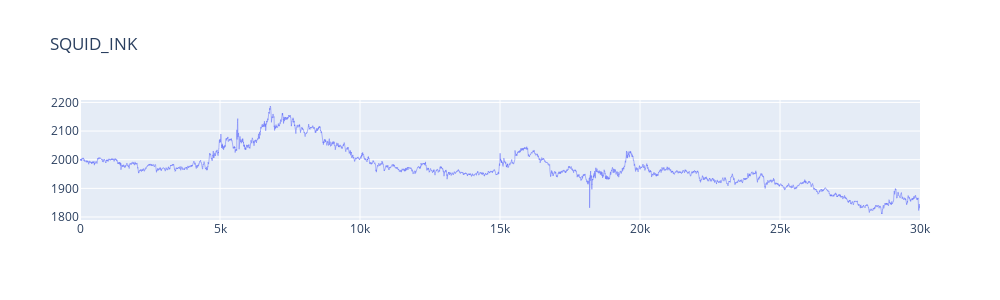
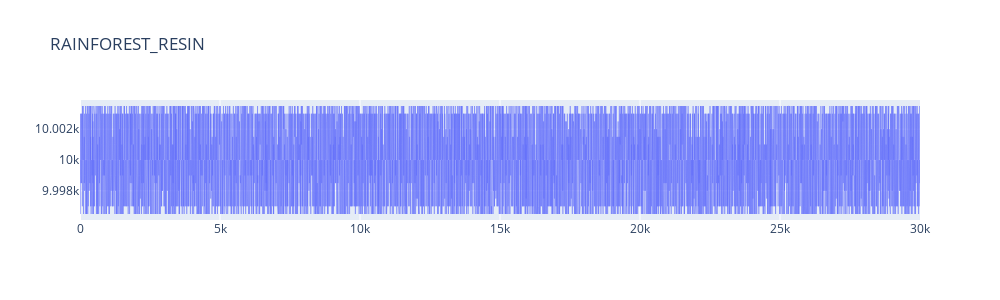
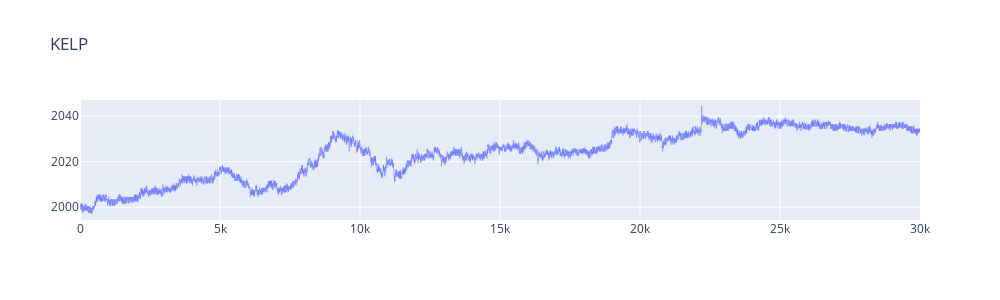

The notebook cell these images were saved under, in order:
### Code cell
import csv
import matplotlib.pyplot as plt
import numpy as np
import plotly.graph_objects as go


def getNumber(val):
    try:
        return float(val)
    except:
        return val

def prefixSum(arr):
    for i in range(1,len(arr)):
        arr[i]+=arr[i-1]
    return arr

def readTradeCSV(filename):
    with open(filename, 'r') as file:
        csvreader = csv.reader(file,delimiter=';')
        header = next(csvreader)
        res = []
        for row in csvreader:
            nrow = [getNumber(val) for val in row]
            res+=[dict(zip(header,nrow))]
        return res

entries = readTradeCSV("Data/round-1-island-data-bottle/prices_combined.csv")
# entries += readTradeCSV("Data/round-1-island-data-bottle/prices_round_1_day_-1.csv")
# entries += readTradeCSV("Data/round-1-island-data-bottle/prices_round_1_day_0.csv")
# # entries = readTradeCSV("r1_bad_money.csv")
# # print(len(entries))
# with open('Data/round-1-island-data-bottle/prices_combined.csv', 'w', newline='') as csvfile:
#     fieldnames = entries[0].keys()
#     writer = csv.DictWriter(csvfile, fieldnames=fieldnames, delimiter=';')

#     writer.writeheader()
#     writer.writerows(entries)

products = list(set([e['product'] for e in entries]))
groupedEntries = dict(zip(products,[[] for _ in range(len(products))]))
for ent in entries:
    groupedEntries[ent['product']]+=[ent]

def getGroupedProp(name):
    return [np.array([ent[name] for ent in group]) for (_,group) in groupedEntries.items()]

# good_test = [[{k: v for k, v in ent.items() if k not in ['profit_and_loss']} for ent in group] for (_,group) in groupedEntries.items()]

prices = getGroupedProp('mid_price')

'''
for i in range(len(products)):
    print(products[i])
    plt.figure(figsize=(18,4))
    
    plt.plot(prices[i], linewidth=.3)  # Thinner line


    plt.show()
'''

for i in range(len(products)):
    print(products[i])
    fig = go.Figure()
    fig.add_trace(go.Scatter(y=prices[i], mode='lines', line=dict(width=0.5)))
    fig.update_layout(title=products[i], height=300, width=1000)
    fig.show()

### Figure 1 — Plotly figure (JSON) as saved in the notebook; plotly's stock layout.template omitted (floating-point values rounded to 4 significant figures; data arrays with more than 128 entries replaced by an {"elided": "..."} marker saying what was removed)
{"data": [{"line": {"width": 0.5}, "mode": "lines", "type": "scatter", "y": {"elided": "30000 float values"}}], "layout": {"height": 300, "title": {"text": "SQUID_INK"}, "width": 1000}}

### Figure 2 — Plotly figure (JSON) as saved in the notebook; plotly's stock layout.template omitted (floating-point values rounded to 4 significant figures; data arrays with more than 128 entries replaced by an {"elided": "..."} marker saying what was removed)
{"data": [{"line": {"width": 0.5}, "mode": "lines", "type": "scatter", "y": {"elided": "30000 float values"}}], "layout": {"height": 300, "title": {"text": "RAINFOREST_RESIN"}, "width": 1000}}

### Figure 3 — Plotly figure (JSON) as saved in the notebook; plotly's stock layout.template omitted (floating-point values rounded to 4 significant figures; data arrays with more than 128 entries replaced by an {"elided": "..."} marker saying what was removed)
{"data": [{"line": {"width": 0.5}, "mode": "lines", "type": "scatter", "y": {"elided": "30000 float values"}}], "layout": {"height": 300, "title": {"text": "KELP"}, "width": 1000}}
